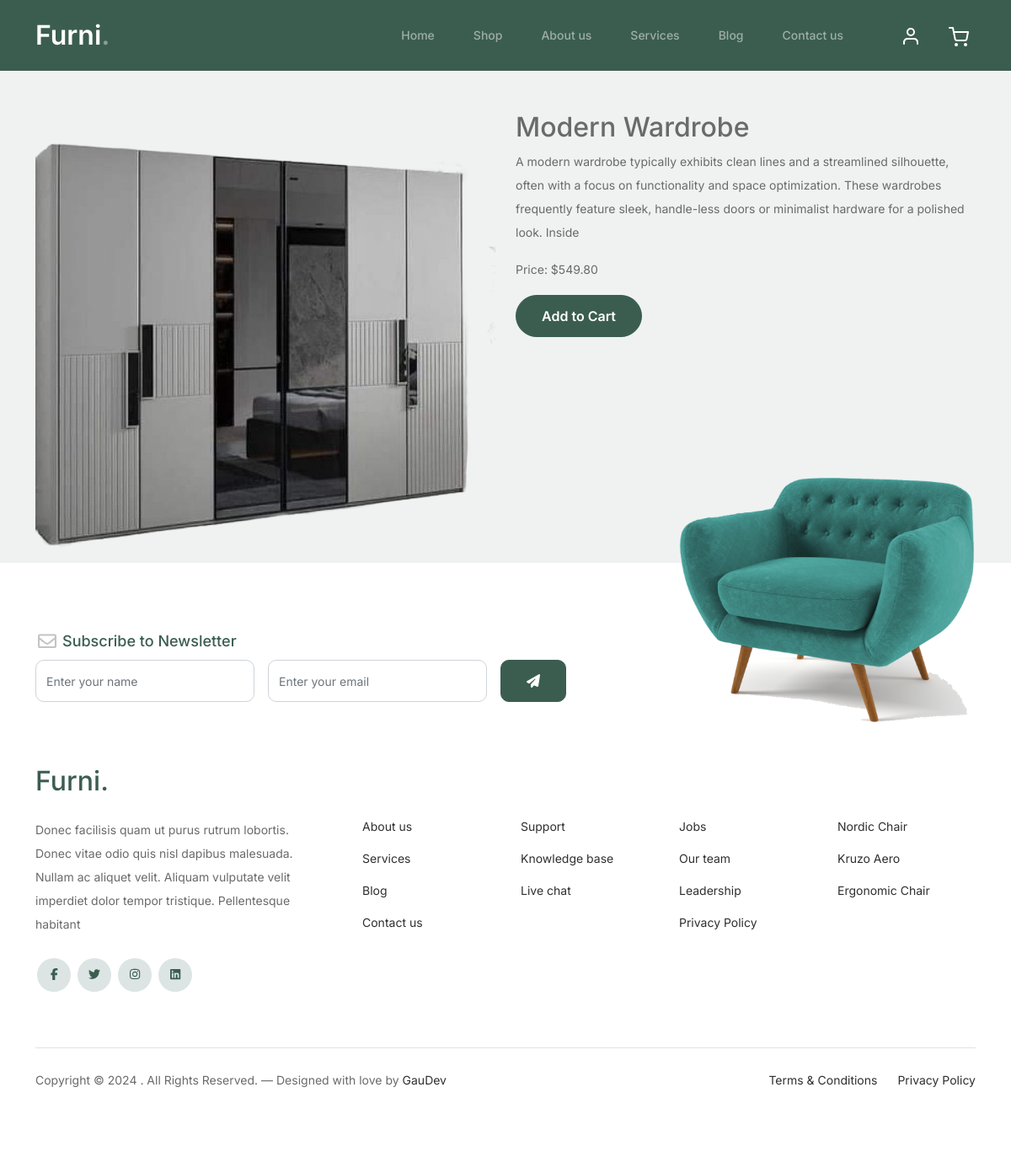
/detail/3, run on the app's committed database.
### store/models.py (models this page shows, shortened)
class Product(models.Model):
    name = models.CharField(max_length=100)
    description = models.CharField(max_length=250, default='', blank=True)
    price = models.DecimalField(default=0,max_digits=9, decimal_places=2)
    category = models.ForeignKey(Category, on_delete=models.CASCADE, default=1)
    image = models.ImageField(upload_to='uploads/product/')
    is_sale = models.BooleanField(default=False)
    sale_price = models.DecimalField(default=0, decimal_places=2, max_digits=6)

### store/views.py (the view)
# urls.py: path('detail/<int:pk>', views.detail, name="detail"),
def detail(request, pk):
    product = Product.objects.get(id = pk)
    return render(request, 'detail.html', {'product': product})

### cart/context_processors.py (called while the page is built)
def cart(request):
    return {'cart': Cart(request)}

### store/templates/detail.html (shortened to what this page needs)
{% extends "base.html" %} {% load static %} {% block content %}
<div class="container mt-5">
  <div class="row">
    <div class="col-lg-6">
      <img src="{{ product.image.url }}" alt="Product Image" class="img-fluid" />
    </div>
    <div class="col-lg-6">
      {% if product.is_sale %}
      <h2>{{ product.name }}</h2>
      <p>{{ product.description }}</p>
      <p>Price: $<strike>{{ product.price }}</strike></p>
      <p>Sale: ${{ product.sale_price }}</p>
      {% else %}
      <h2>{{ product.name }}</h2>
      <p>{{ product.description }}</p>
      <p>Price: ${{ product.price }}</p>
      {% endif %}
      <button class="btn btn-primary" type="button" id="add-cart" value="{{ product.id }}">Add to Cart</button>
    </div>
  </div>
</div>
{% endblock content %}

### static/css/style.css (style rules this page uses)
body { overflow-x: hidden; position: relative; }
html { scroll-behavior: smooth; }
body { font-family: "Inter", sans-serif; font-weight: 400; line-height: 28px; color: #6a6a6a; font-size: 14px; background-color: #eff2f1; }
.btn { font-weight: 600; padding: 12px 30px; border-radius: 30px; color: #ffffff; background: #2f2f2f; border-color: #2f2f2f; }
.btn.btn-primary { background: #3b5d50; border-color: #3b5d50; }

### store/templates/base.html (style rules this page uses)
html { scroll-behavior: smooth; }

### data on the page
Product: image (picture), name "Modern Wardrobe", description "A modern wardrobe typically exhibits clean lines and a streamlined silhouette, often with a focus on functionality and space optimization. These wardrobes frequently feature sleek, handle-less doors or minimalist hardware for a polished look. Inside", price "549.80"
